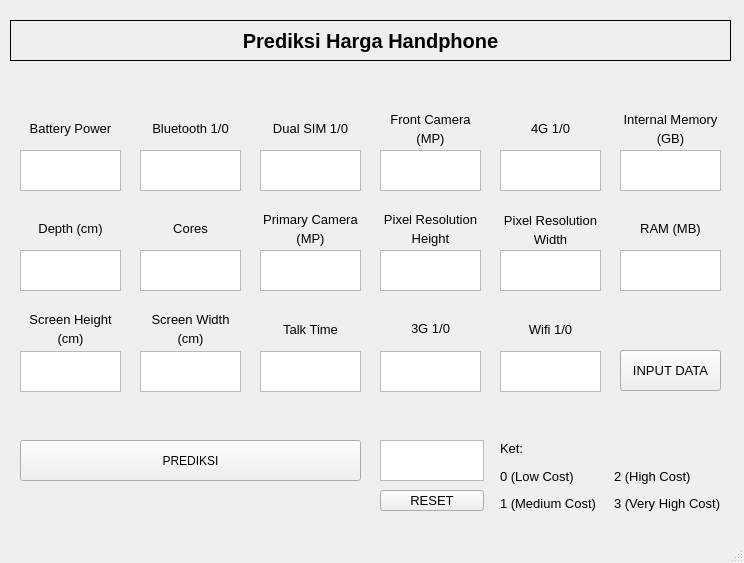
<?xml version="1.0" encoding="UTF-8"?>
<ui version="4.0">
 <class>MainWindow</class>
 <widget class="QMainWindow" name="MainWindow">
  <property name="geometry">
   <rect>
    <x>0</x>
    <y>0</y>
    <width>744</width>
    <height>563</height>
   </rect>
  </property>
  <property name="windowTitle">
   <string>MainWindow</string>
  </property>
  <widget class="QWidget" name="centralwidget">
   <widget class="QTextEdit" name="textEdit">
    <property name="geometry">
     <rect>
      <x>20</x>
      <y>150</y>
      <width>101</width>
      <height>41</height>
     </rect>
    </property>
    <property name="font">
     <font>
      <pointsize>10</pointsize>
     </font>
    </property>
   </widget>
   <widget class="QPushButton" name="pushButton_input">
    <property name="geometry">
     <rect>
      <x>620</x>
      <y>350</y>
      <width>101</width>
      <height>41</height>
     </rect>
    </property>
    <property name="font">
     <font>
      <pointsize>10</pointsize>
     </font>
    </property>
    <property name="text">
     <string>INPUT DATA</string>
    </property>
   </widget>
   <widget class="QPushButton" name="pushButton_result">
    <property name="geometry">
     <rect>
      <x>20</x>
      <y>440</y>
      <width>341</width>
      <height>41</height>
     </rect>
    </property>
    <property name="text">
     <string>PREDIKSI</string>
    </property>
   </widget>
   <widget class="QLabel" name="label">
    <property name="geometry">
     <rect>
      <x>10</x>
      <y>20</y>
      <width>721</width>
      <height>41</height>
     </rect>
    </property>
    <property name="font">
     <font>
      <pointsize>15</pointsize>
      <weight>75</weight>
      <bold>true</bold>
     </font>
    </property>
    <property name="frameShape">
     <enum>QFrame::Box</enum>
    </property>
    <property name="frameShadow">
     <enum>QFrame::Plain</enum>
    </property>
    <property name="text">
     <string>Prediksi Harga Handphone</string>
    </property>
    <property name="alignment">
     <set>Qt::AlignCenter</set>
    </property>
   </widget>
   <widget class="QLabel" name="label_2">
    <property name="geometry">
     <rect>
      <x>20</x>
      <y>120</y>
      <width>101</width>
      <height>16</height>
     </rect>
    </property>
    <property name="font">
     <font>
      <pointsize>10</pointsize>
     </font>
    </property>
    <property name="text">
     <string>Battery Power</string>
    </property>
    <property name="alignment">
     <set>Qt::AlignCenter</set>
    </property>
   </widget>
   <widget class="QTextEdit" name="textEdit_2">
    <property name="geometry">
     <rect>
      <x>140</x>
      <y>150</y>
      <width>101</width>
      <height>41</height>
     </rect>
    </property>
    <property name="font">
     <font>
      <pointsize>10</pointsize>
     </font>
    </property>
   </widget>
   <widget class="QLabel" name="label_3">
    <property name="geometry">
     <rect>
      <x>140</x>
      <y>120</y>
      <width>101</width>
      <height>16</height>
     </rect>
    </property>
    <property name="font">
     <font>
      <pointsize>10</pointsize>
     </font>
    </property>
    <property name="text">
     <string>Bluetooth 1/0</string>
    </property>
    <property name="alignment">
     <set>Qt::AlignCenter</set>
    </property>
   </widget>
   <widget class="QTextEdit" name="textEdit_3">
    <property name="geometry">
     <rect>
      <x>260</x>
      <y>150</y>
      <width>101</width>
      <height>41</height>
     </rect>
    </property>
    <property name="font">
     <font>
      <pointsize>10</pointsize>
     </font>
    </property>
   </widget>
   <widget class="QLabel" name="label_4">
    <property name="geometry">
     <rect>
      <x>260</x>
      <y>120</y>
      <width>101</width>
      <height>16</height>
     </rect>
    </property>
    <property name="font">
     <font>
      <pointsize>10</pointsize>
     </font>
    </property>
    <property name="text">
     <string>Dual SIM 1/0</string>
    </property>
    <property name="alignment">
     <set>Qt::AlignCenter</set>
    </property>
   </widget>
   <widget class="QTextEdit" name="textEdit_4">
    <property name="geometry">
     <rect>
      <x>380</x>
      <y>150</y>
      <width>101</width>
      <height>41</height>
     </rect>
    </property>
    <property name="font">
     <font>
      <pointsize>10</pointsize>
     </font>
    </property>
   </widget>
   <widget class="QTextEdit" name="textEdit_6">
    <property name="geometry">
     <rect>
      <x>620</x>
      <y>150</y>
      <width>101</width>
      <height>41</height>
     </rect>
    </property>
    <property name="font">
     <font>
      <pointsize>10</pointsize>
     </font>
    </property>
   </widget>
   <widget class="QLabel" name="label_5">
    <property name="geometry">
     <rect>
      <x>380</x>
      <y>110</y>
      <width>101</width>
      <height>20</height>
     </rect>
    </property>
    <property name="font">
     <font>
      <pointsize>10</pointsize>
     </font>
    </property>
    <property name="text">
     <string>&lt;html&gt;&lt;head/&gt;&lt;body&gt;&lt;p align=&quot;center&quot;&gt;Front Camera&lt;/p&gt;&lt;/body&gt;&lt;/html&gt;</string>
    </property>
    <property name="alignment">
     <set>Qt::AlignCenter</set>
    </property>
   </widget>
   <widget class="QLabel" name="label_6">
    <property name="geometry">
     <rect>
      <x>620</x>
      <y>109</y>
      <width>101</width>
      <height>21</height>
     </rect>
    </property>
    <property name="font">
     <font>
      <pointsize>10</pointsize>
     </font>
    </property>
    <property name="text">
     <string>&lt;html&gt;&lt;head/&gt;&lt;body&gt;&lt;p align=&quot;center&quot;&gt;Internal Memory&lt;/p&gt;&lt;/body&gt;&lt;/html&gt;</string>
    </property>
    <property name="alignment">
     <set>Qt::AlignCenter</set>
    </property>
   </widget>
   <widget class="QLabel" name="label_7">
    <property name="geometry">
     <rect>
      <x>500</x>
      <y>120</y>
      <width>101</width>
      <height>16</height>
     </rect>
    </property>
    <property name="font">
     <font>
      <pointsize>10</pointsize>
     </font>
    </property>
    <property name="text">
     <string>4G 1/0</string>
    </property>
    <property name="alignment">
     <set>Qt::AlignCenter</set>
    </property>
   </widget>
   <widget class="QTextEdit" name="textEdit_5">
    <property name="geometry">
     <rect>
      <x>500</x>
      <y>150</y>
      <width>101</width>
      <height>41</height>
     </rect>
    </property>
    <property name="font">
     <font>
      <pointsize>10</pointsize>
     </font>
    </property>
   </widget>
   <widget class="QTextEdit" name="textEdit_7">
    <property name="geometry">
     <rect>
      <x>20</x>
      <y>250</y>
      <width>101</width>
      <height>41</height>
     </rect>
    </property>
    <property name="font">
     <font>
      <pointsize>10</pointsize>
     </font>
    </property>
   </widget>
   <widget class="QTextEdit" name="textEdit_9">
    <property name="geometry">
     <rect>
      <x>260</x>
      <y>250</y>
      <width>101</width>
      <height>41</height>
     </rect>
    </property>
    <property name="font">
     <font>
      <pointsize>10</pointsize>
     </font>
    </property>
   </widget>
   <widget class="QTextEdit" name="textEdit_12">
    <property name="geometry">
     <rect>
      <x>620</x>
      <y>250</y>
      <width>101</width>
      <height>41</height>
     </rect>
    </property>
    <property name="font">
     <font>
      <pointsize>10</pointsize>
     </font>
    </property>
   </widget>
   <widget class="QLabel" name="label_8">
    <property name="geometry">
     <rect>
      <x>20</x>
      <y>220</y>
      <width>101</width>
      <height>16</height>
     </rect>
    </property>
    <property name="font">
     <font>
      <pointsize>10</pointsize>
     </font>
    </property>
    <property name="text">
     <string>Depth (cm)</string>
    </property>
    <property name="alignment">
     <set>Qt::AlignCenter</set>
    </property>
   </widget>
   <widget class="QTextEdit" name="textEdit_10">
    <property name="geometry">
     <rect>
      <x>380</x>
      <y>250</y>
      <width>101</width>
      <height>41</height>
     </rect>
    </property>
    <property name="font">
     <font>
      <pointsize>10</pointsize>
     </font>
    </property>
   </widget>
   <widget class="QTextEdit" name="textEdit_11">
    <property name="geometry">
     <rect>
      <x>500</x>
      <y>250</y>
      <width>101</width>
      <height>41</height>
     </rect>
    </property>
    <property name="font">
     <font>
      <pointsize>10</pointsize>
     </font>
    </property>
   </widget>
   <widget class="QLabel" name="label_13">
    <property name="geometry">
     <rect>
      <x>140</x>
      <y>220</y>
      <width>101</width>
      <height>16</height>
     </rect>
    </property>
    <property name="font">
     <font>
      <pointsize>10</pointsize>
     </font>
    </property>
    <property name="text">
     <string>Cores</string>
    </property>
    <property name="alignment">
     <set>Qt::AlignCenter</set>
    </property>
   </widget>
   <widget class="QTextEdit" name="textEdit_8">
    <property name="geometry">
     <rect>
      <x>140</x>
      <y>250</y>
      <width>101</width>
      <height>41</height>
     </rect>
    </property>
    <property name="font">
     <font>
      <pointsize>10</pointsize>
     </font>
    </property>
   </widget>
   <widget class="QLabel" name="label_14">
    <property name="geometry">
     <rect>
      <x>380</x>
      <y>130</y>
      <width>101</width>
      <height>16</height>
     </rect>
    </property>
    <property name="font">
     <font>
      <pointsize>10</pointsize>
     </font>
    </property>
    <property name="text">
     <string>(MP)</string>
    </property>
    <property name="alignment">
     <set>Qt::AlignCenter</set>
    </property>
   </widget>
   <widget class="QLabel" name="label_15">
    <property name="geometry">
     <rect>
      <x>620</x>
      <y>130</y>
      <width>101</width>
      <height>16</height>
     </rect>
    </property>
    <property name="font">
     <font>
      <pointsize>10</pointsize>
     </font>
    </property>
    <property name="text">
     <string>(GB)</string>
    </property>
    <property name="alignment">
     <set>Qt::AlignCenter</set>
    </property>
   </widget>
   <widget class="QLabel" name="label_16">
    <property name="geometry">
     <rect>
      <x>260</x>
      <y>209</y>
      <width>101</width>
      <height>21</height>
     </rect>
    </property>
    <property name="font">
     <font>
      <pointsize>10</pointsize>
     </font>
    </property>
    <property name="text">
     <string>&lt;html&gt;&lt;head/&gt;&lt;body&gt;&lt;p align=&quot;center&quot;&gt;Primary Camera&lt;/p&gt;&lt;/body&gt;&lt;/html&gt;</string>
    </property>
    <property name="alignment">
     <set>Qt::AlignCenter</set>
    </property>
   </widget>
   <widget class="QLabel" name="label_17">
    <property name="geometry">
     <rect>
      <x>260</x>
      <y>230</y>
      <width>101</width>
      <height>16</height>
     </rect>
    </property>
    <property name="font">
     <font>
      <pointsize>10</pointsize>
     </font>
    </property>
    <property name="text">
     <string>(MP)</string>
    </property>
    <property name="alignment">
     <set>Qt::AlignCenter</set>
    </property>
   </widget>
   <widget class="QLabel" name="label_18">
    <property name="geometry">
     <rect>
      <x>380</x>
      <y>209</y>
      <width>101</width>
      <height>21</height>
     </rect>
    </property>
    <property name="font">
     <font>
      <pointsize>10</pointsize>
     </font>
    </property>
    <property name="text">
     <string>&lt;html&gt;&lt;head/&gt;&lt;body&gt;&lt;p align=&quot;center&quot;&gt;Pixel Resolution&lt;/p&gt;&lt;/body&gt;&lt;/html&gt;</string>
    </property>
    <property name="alignment">
     <set>Qt::AlignCenter</set>
    </property>
   </widget>
   <widget class="QLabel" name="label_19">
    <property name="geometry">
     <rect>
      <x>380</x>
      <y>230</y>
      <width>101</width>
      <height>16</height>
     </rect>
    </property>
    <property name="font">
     <font>
      <pointsize>10</pointsize>
     </font>
    </property>
    <property name="text">
     <string>Height</string>
    </property>
    <property name="alignment">
     <set>Qt::AlignCenter</set>
    </property>
   </widget>
   <widget class="QLabel" name="label_20">
    <property name="geometry">
     <rect>
      <x>500</x>
      <y>231</y>
      <width>101</width>
      <height>16</height>
     </rect>
    </property>
    <property name="font">
     <font>
      <pointsize>10</pointsize>
     </font>
    </property>
    <property name="text">
     <string>Width</string>
    </property>
    <property name="alignment">
     <set>Qt::AlignCenter</set>
    </property>
   </widget>
   <widget class="QLabel" name="label_21">
    <property name="geometry">
     <rect>
      <x>500</x>
      <y>210</y>
      <width>101</width>
      <height>21</height>
     </rect>
    </property>
    <property name="font">
     <font>
      <pointsize>10</pointsize>
     </font>
    </property>
    <property name="text">
     <string>&lt;html&gt;&lt;head/&gt;&lt;body&gt;&lt;p align=&quot;center&quot;&gt;Pixel Resolution&lt;/p&gt;&lt;/body&gt;&lt;/html&gt;</string>
    </property>
    <property name="alignment">
     <set>Qt::AlignCenter</set>
    </property>
   </widget>
   <widget class="QLabel" name="label_22">
    <property name="geometry">
     <rect>
      <x>620</x>
      <y>220</y>
      <width>101</width>
      <height>16</height>
     </rect>
    </property>
    <property name="font">
     <font>
      <pointsize>10</pointsize>
     </font>
    </property>
    <property name="text">
     <string>RAM (MB)</string>
    </property>
    <property name="alignment">
     <set>Qt::AlignCenter</set>
    </property>
   </widget>
   <widget class="QTextEdit" name="textEdit_13">
    <property name="geometry">
     <rect>
      <x>20</x>
      <y>351</y>
      <width>101</width>
      <height>41</height>
     </rect>
    </property>
    <property name="font">
     <font>
      <pointsize>10</pointsize>
     </font>
    </property>
   </widget>
   <widget class="QTextEdit" name="textEdit_15">
    <property name="geometry">
     <rect>
      <x>260</x>
      <y>351</y>
      <width>101</width>
      <height>41</height>
     </rect>
    </property>
    <property name="font">
     <font>
      <pointsize>10</pointsize>
     </font>
    </property>
   </widget>
   <widget class="QLabel" name="label_10">
    <property name="geometry">
     <rect>
      <x>260</x>
      <y>321</y>
      <width>101</width>
      <height>16</height>
     </rect>
    </property>
    <property name="font">
     <font>
      <pointsize>10</pointsize>
     </font>
    </property>
    <property name="text">
     <string>Talk Time</string>
    </property>
    <property name="alignment">
     <set>Qt::AlignCenter</set>
    </property>
   </widget>
   <widget class="QLabel" name="label_11">
    <property name="geometry">
     <rect>
      <x>500</x>
      <y>321</y>
      <width>101</width>
      <height>16</height>
     </rect>
    </property>
    <property name="font">
     <font>
      <pointsize>10</pointsize>
     </font>
    </property>
    <property name="text">
     <string>Wifi 1/0</string>
    </property>
    <property name="alignment">
     <set>Qt::AlignCenter</set>
    </property>
   </widget>
   <widget class="QTextEdit" name="textEdit_16">
    <property name="geometry">
     <rect>
      <x>380</x>
      <y>351</y>
      <width>101</width>
      <height>41</height>
     </rect>
    </property>
    <property name="font">
     <font>
      <pointsize>10</pointsize>
     </font>
    </property>
   </widget>
   <widget class="QTextEdit" name="textEdit_14">
    <property name="geometry">
     <rect>
      <x>140</x>
      <y>351</y>
      <width>101</width>
      <height>41</height>
     </rect>
    </property>
    <property name="font">
     <font>
      <pointsize>10</pointsize>
     </font>
    </property>
   </widget>
   <widget class="QLabel" name="label_32">
    <property name="geometry">
     <rect>
      <x>380</x>
      <y>320</y>
      <width>101</width>
      <height>16</height>
     </rect>
    </property>
    <property name="font">
     <font>
      <pointsize>10</pointsize>
     </font>
    </property>
    <property name="text">
     <string>3G 1/0</string>
    </property>
    <property name="alignment">
     <set>Qt::AlignCenter</set>
    </property>
   </widget>
   <widget class="QTextEdit" name="textEdit_17">
    <property name="geometry">
     <rect>
      <x>500</x>
      <y>351</y>
      <width>101</width>
      <height>41</height>
     </rect>
    </property>
    <property name="font">
     <font>
      <pointsize>10</pointsize>
     </font>
    </property>
   </widget>
   <widget class="QLabel" name="label_27">
    <property name="geometry">
     <rect>
      <x>20</x>
      <y>309</y>
      <width>101</width>
      <height>21</height>
     </rect>
    </property>
    <property name="font">
     <font>
      <pointsize>10</pointsize>
     </font>
    </property>
    <property name="text">
     <string>&lt;html&gt;&lt;head/&gt;&lt;body&gt;&lt;p align=&quot;center&quot;&gt;Screen Height&lt;/p&gt;&lt;/body&gt;&lt;/html&gt;</string>
    </property>
    <property name="alignment">
     <set>Qt::AlignCenter</set>
    </property>
   </widget>
   <widget class="QLabel" name="label_36">
    <property name="geometry">
     <rect>
      <x>20</x>
      <y>330</y>
      <width>101</width>
      <height>16</height>
     </rect>
    </property>
    <property name="font">
     <font>
      <pointsize>10</pointsize>
     </font>
    </property>
    <property name="text">
     <string>(cm)</string>
    </property>
    <property name="alignment">
     <set>Qt::AlignCenter</set>
    </property>
   </widget>
   <widget class="QLabel" name="label_37">
    <property name="geometry">
     <rect>
      <x>140</x>
      <y>309</y>
      <width>101</width>
      <height>21</height>
     </rect>
    </property>
    <property name="font">
     <font>
      <pointsize>10</pointsize>
     </font>
    </property>
    <property name="text">
     <string>&lt;html&gt;&lt;head/&gt;&lt;body&gt;&lt;p align=&quot;center&quot;&gt;Screen Width&lt;/p&gt;&lt;/body&gt;&lt;/html&gt;</string>
    </property>
    <property name="alignment">
     <set>Qt::AlignCenter</set>
    </property>
   </widget>
   <widget class="QLabel" name="label_38">
    <property name="geometry">
     <rect>
      <x>140</x>
      <y>330</y>
      <width>101</width>
      <height>16</height>
     </rect>
    </property>
    <property name="font">
     <font>
      <pointsize>10</pointsize>
     </font>
    </property>
    <property name="text">
     <string>(cm)</string>
    </property>
    <property name="alignment">
     <set>Qt::AlignCenter</set>
    </property>
   </widget>
   <widget class="QTextEdit" name="textEdit_result">
    <property name="geometry">
     <rect>
      <x>380</x>
      <y>440</y>
      <width>104</width>
      <height>41</height>
     </rect>
    </property>
   </widget>
   <widget class="QWidget" name="horizontalLayoutWidget">
    <property name="geometry">
     <rect>
      <x>500</x>
      <y>460</y>
      <width>221</width>
      <height>61</height>
     </rect>
    </property>
    <layout class="QHBoxLayout" name="horizontalLayout">
     <item>
      <widget class="QLabel" name="label_9">
       <property name="font">
        <font>
         <pointsize>10</pointsize>
        </font>
       </property>
       <property name="text">
        <string>&lt;html&gt;&lt;head/&gt;&lt;body&gt;&lt;p align=&quot;justify&quot;&gt;0 (Low Cost)&lt;/p&gt;&lt;p align=&quot;justify&quot;&gt;1 (Medium Cost)&lt;/p&gt;&lt;/body&gt;&lt;/html&gt;</string>
       </property>
       <property name="alignment">
        <set>Qt::AlignCenter</set>
       </property>
      </widget>
     </item>
     <item>
      <widget class="QLabel" name="label_12">
       <property name="font">
        <font>
         <pointsize>10</pointsize>
        </font>
       </property>
       <property name="text">
        <string>&lt;html&gt;&lt;head/&gt;&lt;body&gt;&lt;p align=&quot;justify&quot;&gt;2 (High Cost)&lt;/p&gt;&lt;p align=&quot;justify&quot;&gt;3 (Very High Cost)&lt;/p&gt;&lt;/body&gt;&lt;/html&gt;</string>
       </property>
       <property name="alignment">
        <set>Qt::AlignCenter</set>
       </property>
      </widget>
     </item>
    </layout>
   </widget>
   <widget class="QLabel" name="label_23">
    <property name="geometry">
     <rect>
      <x>500</x>
      <y>440</y>
      <width>61</width>
      <height>16</height>
     </rect>
    </property>
    <property name="font">
     <font>
      <pointsize>10</pointsize>
     </font>
    </property>
    <property name="text">
     <string>Ket:</string>
    </property>
    <property name="alignment">
     <set>Qt::AlignLeading|Qt::AlignLeft|Qt::AlignVCenter</set>
    </property>
   </widget>
   <widget class="QPushButton" name="pushButton_reset">
    <property name="geometry">
     <rect>
      <x>380</x>
      <y>490</y>
      <width>104</width>
      <height>21</height>
     </rect>
    </property>
    <property name="font">
     <font>
      <pointsize>10</pointsize>
     </font>
    </property>
    <property name="text">
     <string>RESET</string>
    </property>
   </widget>
  </widget>
  <widget class="QMenuBar" name="menubar">
   <property name="geometry">
    <rect>
     <x>0</x>
     <y>0</y>
     <width>744</width>
     <height>21</height>
    </rect>
   </property>
  </widget>
  <widget class="QStatusBar" name="statusbar"/>
 </widget>
 <resources/>
 <connections/>
</ui>
